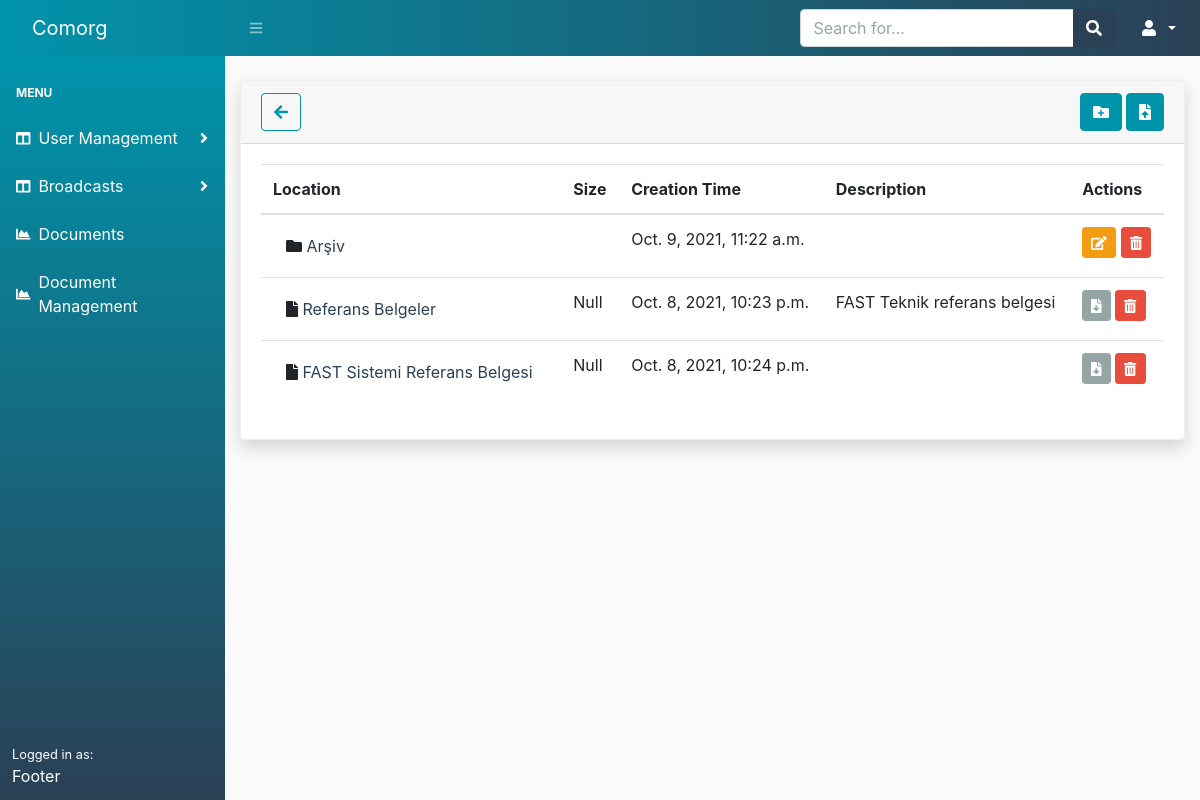
Before: /documents/1/ with the older database file.
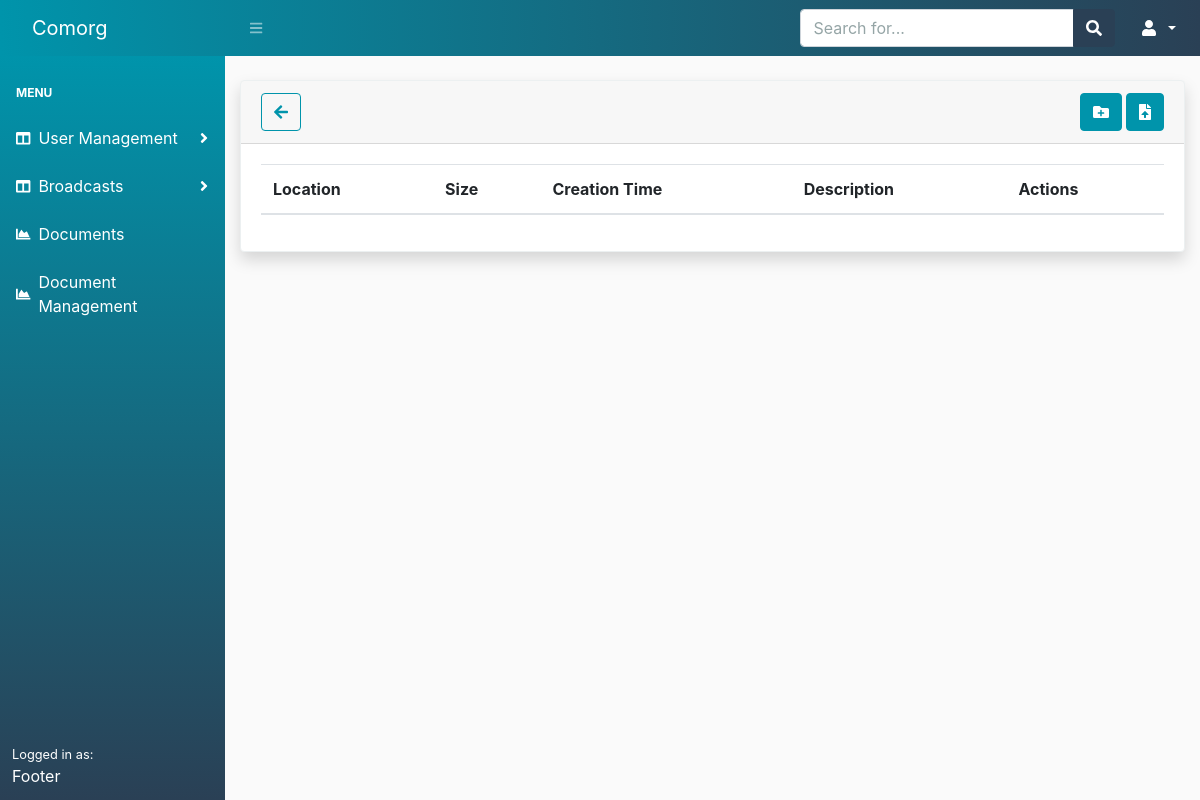
After: the same page with the newer database file.
### document/models.py (models this page shows, shortened)
class Folder(models.Model):
    name = models.CharField(max_length=140)
    description = models.CharField(max_length=250, blank=True, null=True)
    created = models.DateTimeField(auto_now_add=True)
    parent = models.ForeignKey('self', on_delete=models.CASCADE, related_name='subfolders', blank=True, null=True)

class File(models.Model):
    name = models.CharField(max_length=140)
    description = models.TextField(max_length=250, blank=True, null=True)
    file = models.FileField(upload_to='files/%Y/%m/%d/')
    icon = models.ImageField(default='images/no_img.png', blank=True)
    created = models.DateTimeField(auto_now_add=True)
    parent_folder = models.ForeignKey(Folder, on_delete=models.CASCADE, related_name='files')
    is_draft = models.BooleanField(default=True)

### document/views.py (the view)
# urls.py: path('<int:folder_id>/', views.document_list, name='document_list'),
def document_list(request, folder_id: int=None):
    parent_folder = None
    if folder_id:
        parent_folder = get_object_or_404(Folder, id=folder_id)
        folders = parent_folder.subfolders.all()
        files = parent_folder.files.all()
    else:
        folders = Folder.objects.filter(parent=None)
        files = None
    return render(request, 'document/document_list.html', {
        'folders': folders,
        'files': files,
        'parent_folder': parent_folder
    })

### document/templates/document/document_list.html (shortened to what this page needs)
{% extends 'core/base.html' %}
{% block content %}
<div class="card border-light shadow mb-4">
    <div class="card-header d-flex justify-content-between align-items-center">
        <div>
            <a class="btn btn-outline-info" href="javascript:history.go(-1)"><i class="fas fa-arrow-left"></i></a>
        </div>
        <div>
            {% if parent_folder %}
            <a class="btn btn-info" href="{% url 'document:folder_create' parent_folder_id=parent_folder.id %}"><i class="fas fa-folder-plus"></i> </a>
            <a class="btn btn-info" href="{% url 'document:file_upload' parent_folder_id=parent_folder.id %}"><i class="fas fa-file-upload"></i></a>
            {% else %}
            <a class="btn btn-info" href="{% url 'document:folder_create' %}"><i class="fas fa-folder-plus"></i> </a>
            {% endif %}
        </div>
    </div>
    <div class="card-body">
        <table class="table table-hover">
            <thead>
                <tr>
                    <th>Location</th>
                    <th>Size</th>
                    <th>Creation Time</th>
                    <th>Description</th>
                    <th>Actions</th>
                </tr>
            </thead>
            <tbody>
                {% for folder in folders %}
                <tr>
                    <td>
                        <button type="button" class="btn"><span><i class="fas fa-folder"></i></span>
                            <a href="{% url 'document:document_list' folder_id=folder.id %}">{{ folder.name }}</a>
                        </button>
                    </td>
                    <td></td>
                    <td>{{ folder.created }}</td>
                    <td> </td>
                    <td>
                        <a href="{% url 'document:folder_edit' folder_id=folder.id %}" class="btn btn-sm btn-warning"><i class="fas fa-edit"></i></a>
                        <button data-toggle="modal" data-target="#sureToDeleteModel-{{folder.id}}"
                            class="btn btn-sm btn-danger"><i class="fas fa-trash-alt"></i></button>
                    </td>
                </tr>
                {% endfor %}
                {% for file in files %}
                <tr>
                    <td>
                        <button type="button" class="btn"><span><i class="fas fa-file"></i></span>
                            <a href="{% url 'document:file_download' file_id=file.id %}">{{ file.name }}</a>
                        </button>
                    </td>
                    <td>Null</td>
                    <td>{{ file.created }}</td>
                    <td>{{ file.description }}</td>
                    <td>
                        <a href="{% url 'document:file_download' file_id=file.id %}" class="btn btn-sm btn-secondary"><i class="fas fa-file-download"></i></a>
                        <button data-toggle="modal" data-target="#sureToDeleteFileModal-{{file.id}}" class="btn btn-sm btn-danger"><i class="fas fa-trash-alt"></i></button>
                    </td>
                </tr>
                {% endfor %}
            </tbody>
        </table>
    </div>
</div>
{% endblock %}

### core/templates/core/base.html (shortened to what this page needs)
{% load static %}
<!DOCTYPE html>
<html lang="en">
    <head>
        <link href="{% static 'core/css/styles.css' %}" rel="stylesheet" />
        <link rel="stylesheet" href="{% static 'core/css/bootstrap-custom-flatly.min.css' %}">
        <link href="{% static 'core/css/custom.css' %}" rel="stylesheet">
    </head>
    <body>
        {% include 'core/topnav.html' %}
        <div id="layoutSidenav">
            {% include 'core/sidenav.html' %}
            <div id="layoutSidenav_content">
                <main>
                    <div class="container-fluid mt-4">
                        {% block content %} {% endblock %}
                    </div>
                </main>
            </div>
        </div>
    </body>
</html>

### core/templates/core/topnav.html (shortened to what this page needs)
<nav class="sb-topnav navbar navbar-expand navbar-dark bg-dark-custom">
    <a class="navbar-brand" href="">Comorg</a>
    <button class="btn btn-link btn-sm order-1 order-lg-0" id="sidebarToggle" href="#"><i class="fas fa-bars"></i></button>
    <form class="d-none d-md-inline-block form-inline ml-auto mr-0 mr-md-3 my-2 my-md-0">
        <div class="input-group">
            <input class="form-control" type="text" placeholder="Search for..." aria-label="Search" aria-describedby="basic-addon2" />
            <div class="input-group-append">
                <button class="btn btn-primary" type="button"><i class="fas fa-search"></i></button>
            </div>
        </div>
    </form>
    <ul class="navbar-nav ml-auto ml-md-0">
        <li class="nav-item dropdown">
            <a class="nav-link dropdown-toggle" id="userDropdown" href="#" role="button" data-toggle="dropdown" aria-haspopup="true" aria-expanded="false"><i class="fas fa-user fa-fw"></i>
            </a>
        </li>
    </ul>
</nav>

### core/templates/core/sidenav.html (shortened to what this page needs)
<div id="layoutSidenav_nav">
    <nav class="sb-sidenav accordion bg-dark-custom-side" id="sidenavAccordion">
        <div class="sb-sidenav-menu">
            <div class="nav">
                <div class="sb-sidenav-menu-heading">Menu</div>
                <a class="nav-link collapsed" href="#" data-toggle="collapse" data-target="#user-menu" aria-expanded="false" aria-controls="collapseLayouts">
                    <div class="sb-nav-link-icon"><i class="fas fa-columns"></i></div>
                    User Management
                    <div class="sb-sidenav-collapse-arrow"><i class="fas fa-angle-down"></i></div>
                </a>
                <a class="nav-link collapsed" href="#" data-toggle="collapse" data-target="#broadcast-menu" aria-expanded="false" aria-controls="collapseLayouts">
                    <div class="sb-nav-link-icon"><i class="fas fa-columns"></i></div>
                    Broadcasts
                    <div class="sb-sidenav-collapse-arrow"><i class="fas fa-angle-down"></i></div>
                </a>
                <a class="nav-link" href="#">
                    <div class="sb-nav-link-icon"><i class="fas fa-chart-area"></i></div>
                    Documents
                </a>
                <a class="nav-link" href="{% url 'document:document_list' %}">
                    <div class="sb-nav-link-icon"><i class="fas fa-chart-area"></i></div>
                    Document Management
                </a>
            </div>
        </div>
        <div class="sb-sidenav-footer">
            <div class="small">Logged in as:</div>
            Footer
        </div>
    </nav>
</div>

### core/static/core/css/custom.css (style rules this page uses)
body { background-color: #fafafa; font-family: -apple-system, BlinkMacSystemFont, 'Segoe UI', Roboto, Oxygen, Ubuntu, Cantarell, 'Open Sans', 'Helvetica Neue', sans-serif; }
.bg-dark-custom { background-image: linear-gradient(to left, var(--blue), var(--cyan)); color:white; }
.bg-dark-custom-side { background-image: linear-gradient(to bottom, var(--cyan), var(--blue)); color:white; }
.nav-link { color: white; }

Changed rows visible on the page:
removed Folder: name "Arşiv", created "Oct. 9, 2021, 11:22 a.m."
removed File: name "Referans Belgeler", created "Oct. 8, 2021, 10:23 p.m.", description "FAST Teknik referans belgesi"
removed File: name "FAST Sistemi Referans Belgesi", created "Oct. 8, 2021, 10:24 p.m."
